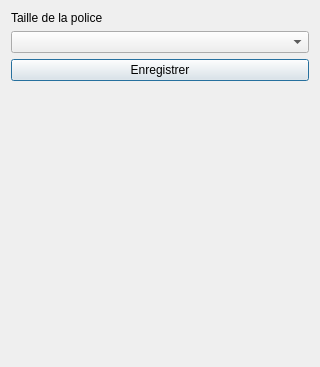
<?xml version="1.0" encoding="UTF-8"?>
<ui version="4.0">
 <class>fontDialog</class>
 <widget class="QDialog" name="fontDialog">
  <property name="geometry">
   <rect>
    <x>0</x>
    <y>0</y>
    <width>320</width>
    <height>367</height>
   </rect>
  </property>
  <property name="minimumSize">
   <size>
    <width>0</width>
    <height>200</height>
   </size>
  </property>
  <property name="windowTitle">
   <string>Réglages</string>
  </property>
  <layout class="QVBoxLayout" name="verticalLayout_2">
   <item>
    <layout class="QVBoxLayout" name="verticalLayout">
     <item>
      <widget class="QLabel" name="label">
       <property name="text">
        <string>Taille de la police</string>
       </property>
      </widget>
     </item>
     <item>
      <widget class="QComboBox" name="comboBox"/>
     </item>
    </layout>
   </item>
   <item>
    <widget class="QPushButton" name="saveButton">
     <property name="text">
      <string>Enregistrer</string>
     </property>
    </widget>
   </item>
   <item>
    <spacer name="verticalSpacer">
     <property name="orientation">
      <enum>Qt::Vertical</enum>
     </property>
     <property name="sizeHint" stdset="0">
      <size>
       <width>20</width>
       <height>242</height>
      </size>
     </property>
    </spacer>
   </item>
  </layout>
 </widget>
 <resources/>
 <connections/>
</ui>
